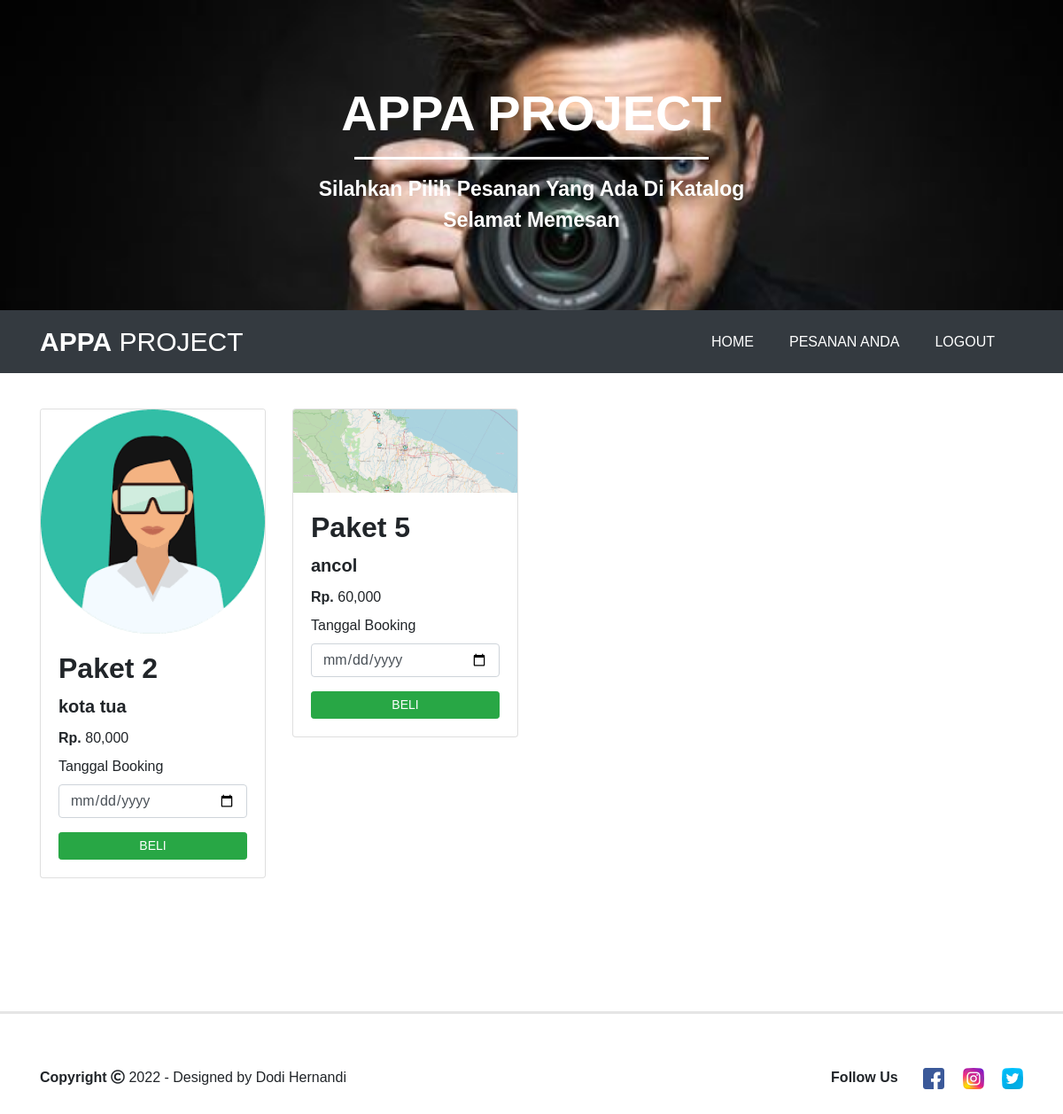
Screenshot of /menu_pembeli_graduation.php (signed in) with the database file from the repository.
### tables this page shows
CREATE TABLE `graduation`  (
  `id_menu` int NOT NULL AUTO_INCREMENT,
  `nama` varchar(50) NOT NULL,
  `harga` int NOT NULL,
  `gambar` varchar(255) NOT NULL,
  `tempat` varchar(100) NULL DEFAULT NULL,
  PRIMARY KEY (`id_menu`) USING BTREE
);

### menu_pembeli_graduation.php (the view, shortened to what this page needs)
<?php
      if(!isset($_SESSION['login_user'])) {
        header("location: index.php");
      }else{
?>
<!doctype html>
<html lang="en">
  <head>
    <link rel="stylesheet" href="https://stackpath.bootstrapcdn.com/bootstrap/4.5.0/css/bootstrap.min.css">
    <link rel="stylesheet" type="text/css" href="css/bootstrap.min.css">
    <link rel="stylesheet" type="text/css" href="index.css">
    <link rel="stylesheet" type="text/css" href="fontawesome/css/all.min.css">
  </head>
  <body>
      <div class="jumbotron jumbotron-fluid text-center">
        <div class="container">
          <h1 class="display-4"><span class="font-weight-bold">APPA PROJECT</span></h1>
          <hr>
          <p class="lead font-weight-bold">Silahkan Pilih Pesanan Yang Ada Di Katalog<br>
          Selamat Memesan</p>
        </div>
      </div>
      <nav class="navbar navbar-expand-lg  bg-dark">
        <div class="container">
        <a class="navbar-brand text-white" href="user.php"><strong>APPA</strong> PROJECT</a>
        <div class="collapse navbar-collapse" id="navbarNav">
          <ul class="navbar-nav ml-auto">
            <li class="nav-item">
              <a class="nav-link mr-4" href="user.php">HOME</a>
            </li>
            <li class="nav-item">
              <a class="nav-link mr-4" href="pesanan_pembeli.php">PESANAN ANDA</a>
            </li>
            <li class="nav-item">
              <a class="nav-link mr-4" href="logout.php">LOGOUT</a>
            </li>
          </ul>
        </div>
       </div>
      </nav>
      <div class="container">
        <div class="row mt-3">
          <?php
          include('koneksi.php');
          $query = mysqli_query($koneksi, 'SELECT * FROM graduation');
          $result = mysqli_fetch_all($query, MYSQLI_ASSOC);
          ?>
          <?php foreach($result as $result) : ?>
          <div class="col-md-3 mt-4">
            <div class="card brder-dark">
              <img src="upload/<?php echo $result['gambar'] ?>" class="card-img-top" alt="...">
              <div class="card-body">
                <h2 class="card-title font-weight-bold"><?php echo $result['nama'] ?></h2>
                <h5 class="card-title font-weight-bold"><?php echo $result['tempat'] ?></h5>
               <label class="card-text harga"><strong>Rp.</strong> <?php echo number_format($result['harga']); ?></label><br>
               <div class="form-group">
               <label for="tgl">Tanggal Booking</label>
               <input type="date" class="form-control" id="tgl" name="tanggal_booking">
                </div>
                <a href="beli.php?id_menu=<?php echo $result['id_menu']; ?>" class="btn btn-success btn-sm btn-block ">BELI</a>
              </div>
            </div>
          </div>
          <?php endforeach; ?>
         </div>
      </div>
      <hr class="footer">
      <div class="container">
        <div class="row footer-body">
          <div class="col-md-6">
          <div class="copyright">
            <strong>Copyright</strong> <i class="far fa-copyright"></i> 2022 -  Designed by Dodi Hernandi</p>
          </div>
          </div>
          <div class="col-md-6 d-flex justify-content-end">
          <div class="icon-contact">
          <label class="font-weight-bold">Follow Us </label>
          <a href="#"><img src="images/icon/fb.png" class="mr-3 ml-4" data-toggle="tooltip" title="Facebook"></a>
          <a href="#"><img src="images/icon/ig.png" class="mr-3" data-toggle="tooltip" title="Instagram"></a>
          <a href="#"><img src="images/icon/twitter.png" class="" data-toggle="tooltip" title="Twitter"></a>
        </div>
          </div>
        </div>
      </div>
  </body>
</html>
<?php } ?>

### index.css (style rules this page uses)
html { scroll-behavior: smooth; }
body { font-family: sans-serif; font-size: 16px; }
.jumbotron { background-image: url(images/background/bgmancam.jpg); background-size: cover; height: 350px; width: 100%; color: white; }
.jumbotron .display-4 { margin-top: 30px; }
.jumbotron p { font-size: 23px; }
.jumbotron hr { border-color: white; width: 400px; border-width: 3px; }
.navbar { margin-top: -32px; }
.navbar .navbar-nav .nav-link { color: white; }
.navbar .navbar-brand { font-size: 30px; }
.footer { margin-top: 150px; border-width: 3px; }
.footer-body { margin-top: 60px; margin-bottom: 50px; }

### rows the page displays
graduation: gambar (picture), nama "Paket 2", tempat "kota tua", harga "80,000"
graduation: gambar (picture), nama "Paket 5", tempat "ancol", harga "60,000"
